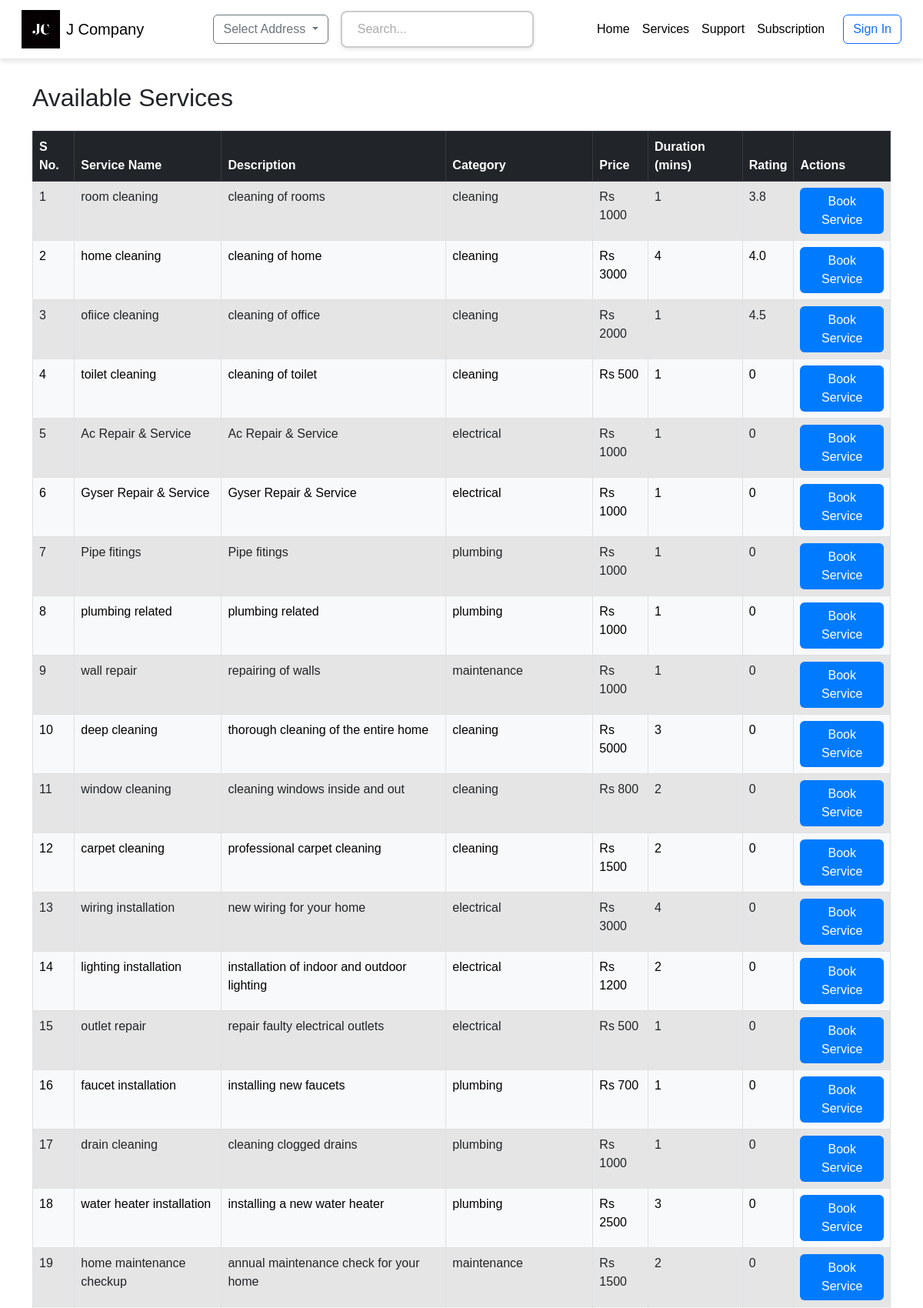
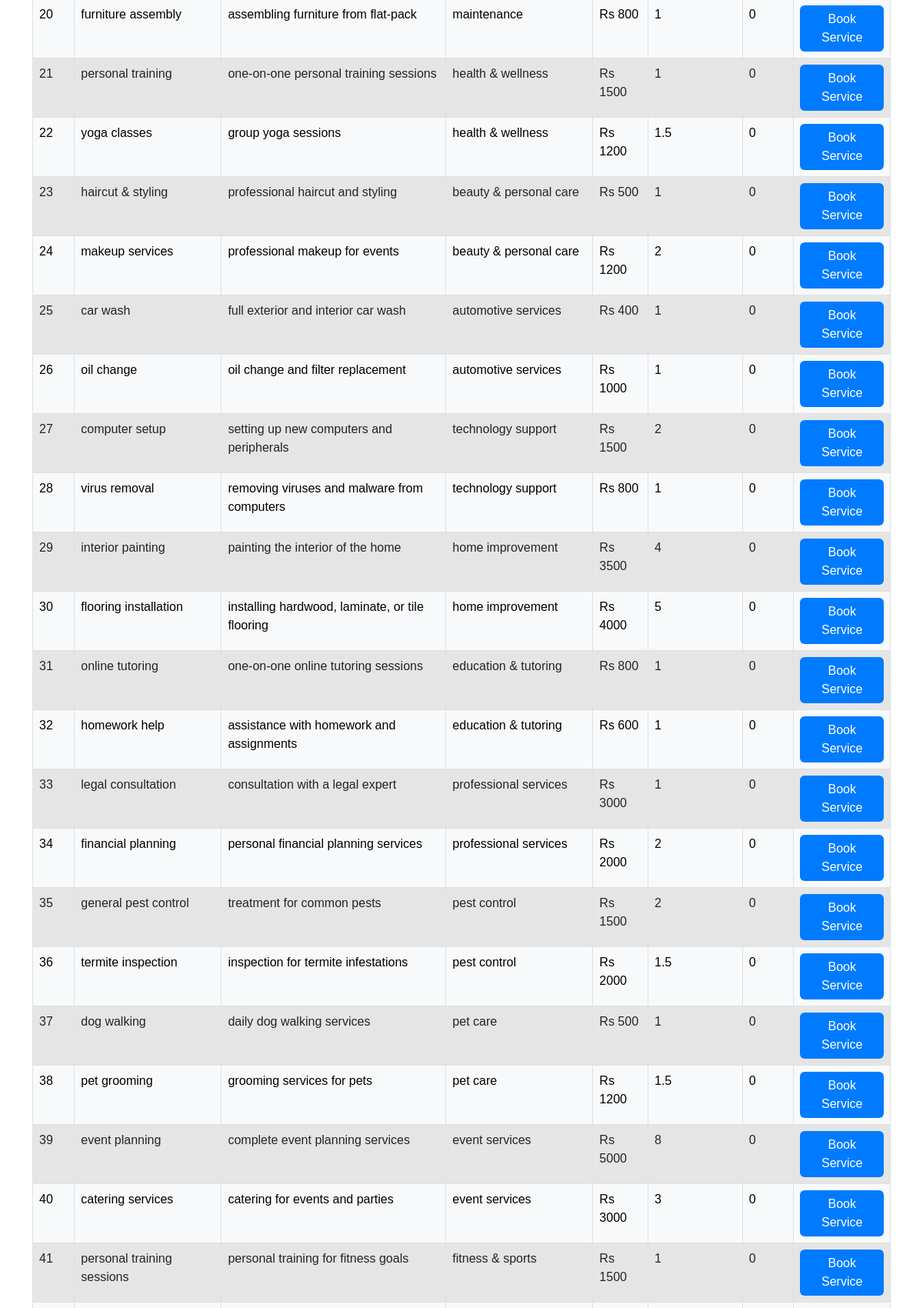
The page /viewservice (upper part) on the database its author committed (2 pictures, top to bottom).
### app.py (models this page shows)
class Services(db.Model):
    __tablename__   = "Services"
    id              = db.Column(db.Integer, primary_key=True , autoincrement=True)
    name            = db.Column(db.String(), nullable=False)
    description     = db.Column(db.String(), nullable=False)
    category_id     = db.Column(db.Integer, db.ForeignKey("ServiceCategory.id"), nullable=False)
    price           = db.Column(db.Integer, nullable=False)
    duration        = db.Column(db.Integer, nullable=False)
    rated_services  = db.Column(db.Integer, default=0 )
    rating_sum      = db.Column(db.Integer, default=0 )
    status          = db.Column(db.Boolean, default =True ) # service_status = active/inactive
    created_at      = db.Column(db.Date,default = datetime.utcnow)
    updated_at      = db.Column(db.Date,default = datetime.utcnow )
    category = db.relationship("ServiceCategory", back_populates="services")

class  ServiceCategory(db.Model):
    __tablename__   = "ServiceCategory"
    id              = db.Column(db.Integer, primary_key=True,  autoincrement=True)
    name            = db.Column(db.String(), nullable=False)  # category name
    services        = db.relationship("Services" ,  back_populates="category"  ,lazy=True, cascade="all,delete" )
    created_at      = db.Column(db.Date ,default = datetime.utcnow )

### app.py (the view)
@app.route("/viewservice" ,methods=["GET","POST"])
def view_service():
    services = Services.query.all()
    return render_template('view_service.html', services=services)

### templates/view_service.html (shortened to what this page needs)
{%extends "base2.html"%}
{%block content%}
<div class="container mt-5">
    <h2 class="mb-4">Available Services</h2>
        {% if services %}
        <table class="table table-bordered table-bordered table-hover">
            <thead class="table-dark">
                <tr>
                    <th>S No.</th>
                    <th>Service Name</th>
                    <th>Description</th>
                    <th>Category</th>
                    <th>Price</th>
                    <th>Duration (mins)</th>
                    <th>Rating</th>
                    <th>Actions</th>
                </tr>
            </thead>
            <tbody>
                {% set counter = 1 %}
                {% for service in services %}
                    {% if service.status %}
                    <tr class="{% if loop.index % 2 == 0 %}table-light {% else %}table-active{% endif %}">
                            <td>{{loop.index}}</td>
                            <td>{{ service.name }}</td>
                            <td>{{ service.description }}</td>
                            <td>{{ service.category.name }}</td>
                            <td>Rs {{ service.price }}</td>
                            <td>{{ service.duration }}</td>
                            <td>{%if service.rating_sum != 0 and service.rated_services!=0 %}
                                {{ (service.rating_sum/service.rated_services)|round(2) }}
                               {%else%}
                               0
                               {%endif%}
                            </td>
                            <td>
                                <button type="button" class="btn btn-primary" data-bs-toggle="modal" data-bs-target="#bookingModal{{ service.id }}">
                                    Book Service
                                </button>
                            </td>
                        </tr>
                    {% endif %}
                {% endfor %}
            </tbody>
        </table>
    {% else %}
        <p>No active services available at the moment.</p>
    {% endif %}
</div>
{%endblock%}

### static/css/base2.css (style rules this page uses)
body { background-color: rgb(255, 255, 255); padding-top: 60px; }
body { background-color: #ffffff; font-family: Arial, sans-serif; }
.btn-primary { background-color: #007bff; border: none; }

### rows shown on the page
Services: name "room cleaning", description "cleaning of rooms", category.name "cleaning", price "1000", duration "1", (service.rating_sum/service.rated_services)|round(2) "3.8"
Services: name "home cleaning", description "cleaning of home", category.name "cleaning", price "3000", duration "4", (service.rating_sum/service.rated_services)|round(2) "4.0"
Services: name "ofiice cleaning", description "cleaning of office", category.name "cleaning", price "2000", duration "1", (service.rating_sum/service.rated_services)|round(2) "4.5"
Services: name "toilet cleaning", description "cleaning of toilet", category.name "cleaning", price "500", duration "1", rating_sum "0"
Services: name "Ac Repair & Service", description "Ac Repair & Service", category.name "electrical", price "1000", duration "1", rating_sum "0"
Services: name "Gyser Repair & Service", description "Gyser Repair & Service", category.name "electrical", price "1000", duration "1", rating_sum "0"
Services: name "Pipe fitings", description "Pipe fitings", category.name "plumbing", price "1000", duration "1", rating_sum "0"
Services: name "plumbing related", description "plumbing related", category.name "plumbing", price "1000", duration "1", rating_sum "0"
Services: name "wall repair", description "repairing of walls", category.name "maintenance", price "1000", duration "1", rating_sum "0"
Services: name "deep cleaning", description "thorough cleaning of the entire home", category.name "cleaning", price "5000", duration "3", rating_sum "0"
Services: name "window cleaning", description "cleaning windows inside and out", category.name "cleaning", price "800", duration "2", rating_sum "0"
Services: name "carpet cleaning", description "professional carpet cleaning", category.name "cleaning", price "1500", duration "2", rating_sum "0"
Services: name "wiring installation", description "new wiring for your home", category.name "electrical", price "3000", duration "4", rating_sum "0"
Services: name "lighting installation", description "installation of indoor and outdoor lighting", category.name "electrical", price "1200", duration "2", rating_sum "0"
Services: name "outlet repair", description "repair faulty electrical outlets", category.name "electrical", price "500", duration "1", rating_sum "0"
Services: name "faucet installation", description "installing new faucets", category.name "plumbing", price "700", duration "1", rating_sum "0"
Services: name "drain cleaning", description "cleaning clogged drains", category.name "plumbing", price "1000", duration "1", rating_sum "0"
Services: name "water heater installation", description "installing a new water heater", category.name "plumbing", price "2500", duration "3", rating_sum "0"
Services: name "home maintenance checkup", description "annual maintenance check for your home", category.name "maintenance", price "1500", duration "2", rating_sum "0"
Services: name "furniture assembly", description "assembling furniture from flat-pack", category.name "maintenance", price "800", duration "1", rating_sum "0"
Services: name "personal training", description "one-on-one personal training sessions", category.name "health & wellness", price "1500", duration "1", rating_sum "0"
Services: name "yoga classes", description "group yoga sessions", category.name "health & wellness", price "1200", duration "1.5", rating_sum "0"
Services: name "haircut & styling", description "professional haircut and styling", category.name "beauty & personal care", price "500", duration "1", rating_sum "0"
Services: name "makeup services", description "professional makeup for events", category.name "beauty & personal care", price "1200", duration "2", rating_sum "0"
Services: name "car wash", description "full exterior and interior car wash", category.name "automotive services", price "400", duration "1", rating_sum "0"
Services: name "oil change", description "oil change and filter replacement", category.name "automotive services", price "1000", duration "1", rating_sum "0"
Services: name "computer setup", description "setting up new computers and peripherals", category.name "technology support", price "1500", duration "2", rating_sum "0"
Services: name "virus removal", description "removing viruses and malware from computers", category.name "technology support", price "800", duration "1", rating_sum "0"
Services: name "interior painting", description "painting the interior of the home", category.name "home improvement", price "3500", duration "4", rating_sum "0"
Services: name "flooring installation", description "installing hardwood, laminate, or tile flooring", category.name "home improvement", price "4000", duration "5", rating_sum "0"
Services: name "online tutoring", description "one-on-one online tutoring sessions", category.name "education & tutoring", price "800", duration "1", rating_sum "0"
Services: name "homework help", description "assistance with homework and assignments", category.name "education & tutoring", price "600", duration "1", rating_sum "0"
Services: name "legal consultation", description "consultation with a legal expert", category.name "professional services", price "3000", duration "1", rating_sum "0"
Services: name "financial planning", description "personal financial planning services", category.name "professional services", price "2000", duration "2", rating_sum "0"
Services: name "general pest control", description "treatment for common pests", category.name "pest control", price "1500", duration "2", rating_sum "0"
Services: name "termite inspection", description "inspection for termite infestations", category.name "pest control", price "2000", duration "1.5", rating_sum "0"
Services: name "dog walking", description "daily dog walking services", category.name "pet care", price "500", duration "1", rating_sum "0"
Services: name "pet grooming", description "grooming services for pets", category.name "pet care", price "1200", duration "1.5", rating_sum "0"
Services: name "event planning", description "complete event planning services", category.name "event services", price "5000", duration "8", rating_sum "0"
Services: name "catering services", description "catering for events and parties", category.name "event services", price "3000", duration "3", rating_sum "0"
Services: name "personal training sessions", description "personal training for fitness goals", category.name "fitness & sports", price "1500", duration "1", rating_sum "0"
